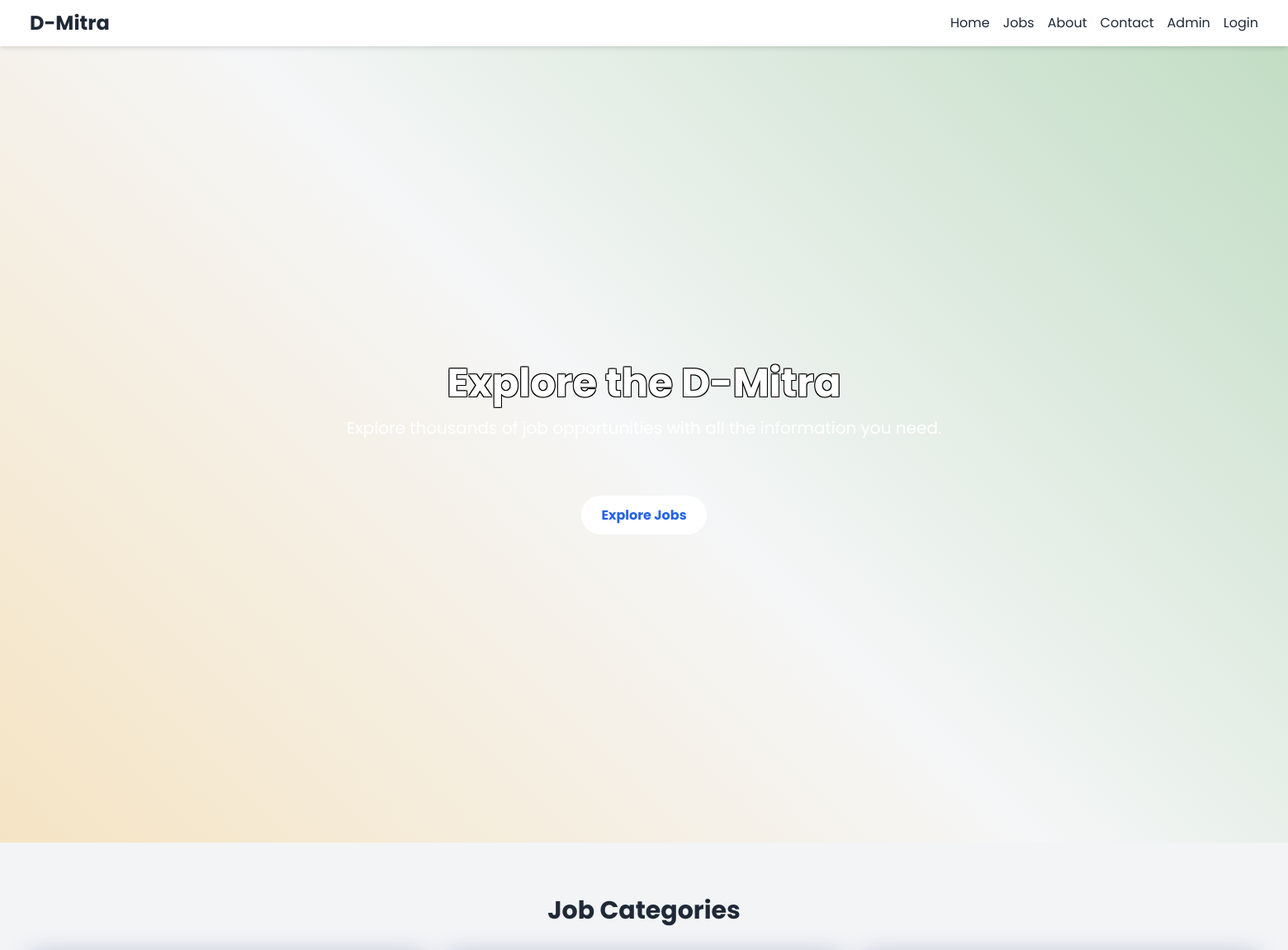
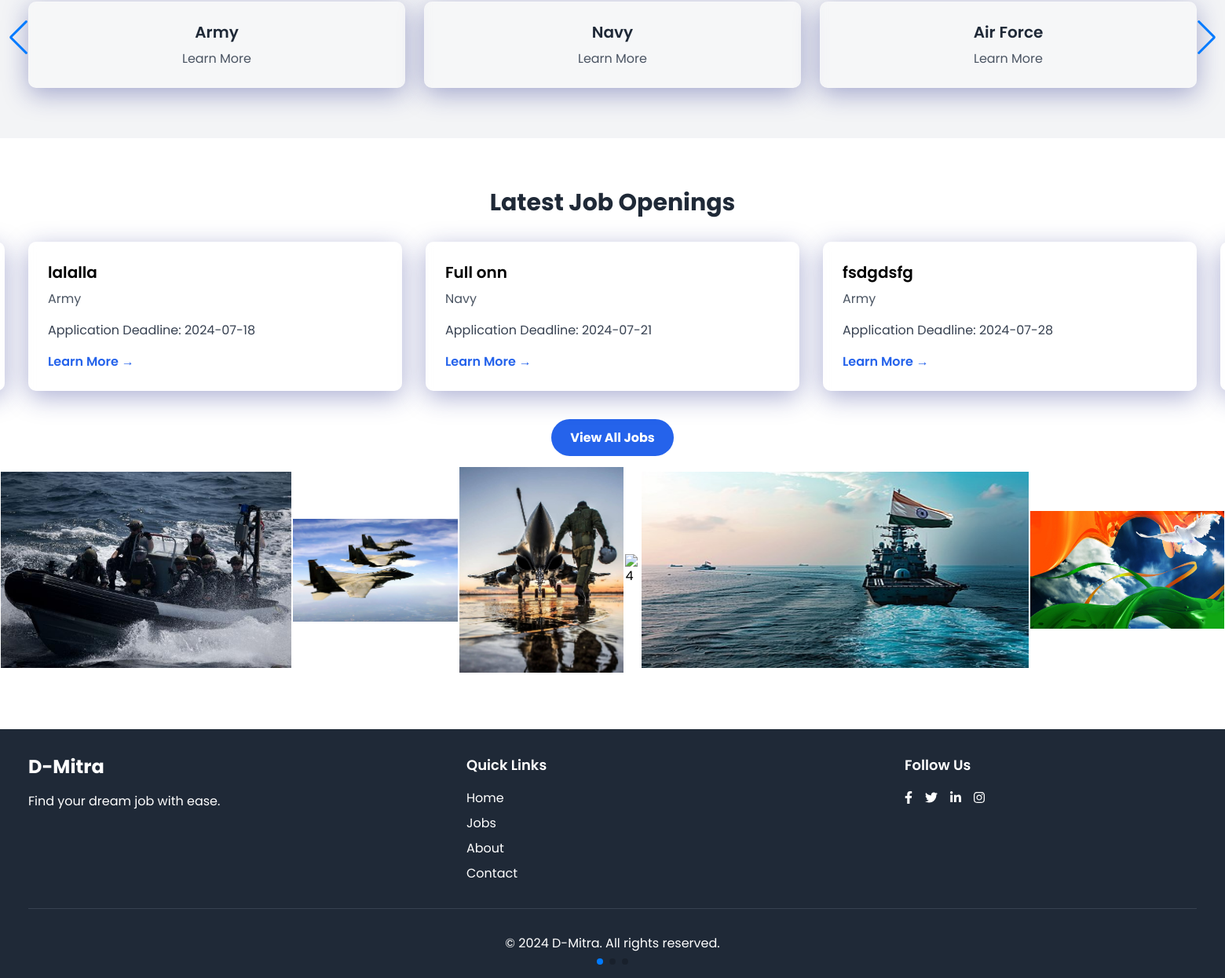
The page / on the database its author committed (2 pictures, top to bottom).
### tables this page shows
CREATE TABLE `categories` (
  `id` int(11) NOT NULL,
  `name` varchar(255) NOT NULL
);

CREATE TABLE `jobs` (
  `id` int(11) NOT NULL,
  `category_id` int(11) DEFAULT NULL,
  `title` varchar(255) NOT NULL,
  `application_fee` decimal(10,2) DEFAULT NULL,
  `start_date` date DEFAULT NULL,
  `end_date` date DEFAULT NULL,
  `min_age` int(11) DEFAULT NULL,
  `max_age` int(11) DEFAULT NULL,
  `male_height` decimal(5,2) DEFAULT NULL,
  `female_height` decimal(5,2) DEFAULT NULL,
  `chest_male` decimal(5,2) DEFAULT NULL,
  `weight` decimal(5,2) DEFAULT NULL,
  `qualification` text DEFAULT NULL,
  `apply_link` varchar(255) DEFAULT NULL,
  `official_website` varchar(255) DEFAULT NULL,
  `detailed_notification` text DEFAULT NULL,
  `study_material` text DEFAULT NULL,
  `youtube_links` text DEFAULT NULL,
  `created_at` timestamp NOT NULL DEFAULT current_timestamp()
);

### index.php (the view, shortened to what this page needs)
<?php
require_once 'config.php';
$stmt = $pdo->query("SELECT j.*, c.name as category_name FROM jobs j JOIN categories c ON j.category_id = c.id ORDER BY j.created_at DESC LIMIT 6");
$latest_jobs = $stmt->fetchAll();
$stmt = $pdo->query("SELECT * FROM categories");
$categories = $stmt->fetchAll();
?>
<!DOCTYPE html>
<html lang="en">
<head>
    <script src="https://cdn.tailwindcss.com"></script>
    <link rel="stylesheet" href="https://cdnjs.cloudflare.com/ajax/libs/animate.css/4.1.1/animate.min.css"/>
    <link rel="stylesheet" href="https://cdn.jsdelivr.net/npm/swiper@8/swiper-bundle.min.css"/>
</head>
<body class="bg-gray-100">
    <?php include 'header.php' ?>
    <main>
        <section class="hero-pattern text-white py-96 relative">
            <video autoplay loop muted class="absolute inset-0 w-full h-full object-cover">
                <source src="xxx.mp4" type="video/mp4">
            </video>
            <div class="container mx-auto px-6 text-center hero-content">
                <h1 class="text-5xl text-white font-bold mb-4 animate__animated animate__fadeInDown">Explore the D-Mitra</h1>
                <p class="text-xl text-white mb-8 animate__animated animate__fadeInUp animate__delay-1s">Explore thousands of job opportunities with all the information you need.</p>
                <br> <br> <a href="user_view_jobs.php" class="bg-white text-blue-600 font-bold py-3 px-6 rounded-full hover:bg-blue-100 transition duration-300 transform hover:scale-105 animate__animated animate__fadeInUp animate__delay-2s">
                    Explore Jobs
                </a>
            </div>
        </section>
        <section class="py-16 bg-gray-100">
            <div class="container mx-auto px-6">
                <h2 class="text-3xl font-bold text-center text-gray-800 mb-8 animate__animated animate__fadeInDown">Job Categories</h2>
                <div class="grid grid-cols-1 md:grid-cols-3 lg:grid-cols-3 gap-6">
                    <?php foreach ($categories as $index => $category): ?>
                        <a href="category_info.php?id=<?php echo $category['id']; ?>"
                           class="glass-effect p-6 text-center transition duration-300 transform hover:-translate-y-1 group animate__animated animate__fadeInUp"
                           style="animation-delay: <?php echo $index * 0.1; ?>s">
                            <h3 class="text-xl font-semibold text-gray-800 group-hover:text-blue-600 transition duration-300">
                                <?php echo htmlspecialchars($category['name']); ?>
                            </h3>
                            <p class="mt-2 text-gray-600 group-hover:text-blue-500 transition duration-300">Learn More</p>
                        </a>
                    <?php endforeach; ?>
                </div>
            </div>
        </section>
        <section class="py-16 bg-white">
            <div class="container mx-auto px-6">
                <h2 class="text-3xl font-bold text-center text-gray-800 mb-8 animate__animated animate__fadeInDown">Latest Job Openings</h2>
                <div class="swiper-container">
                    <div class="swiper-wrapper">
                        <?php foreach ($latest_jobs as $job): ?>
                            <div class="swiper-slide">
                                <div class="glass-effect p-6 h-full">
                                    <h3 class="text-xl font-semibold mb-2"><?php echo htmlspecialchars($job['title']); ?></h3>
                                    <p class="text-gray-600 mb-4"><?php echo htmlspecialchars($job['category_name']); ?></p>
                                    <p class="text-gray-700 mb-4">Application Deadline: <?php echo htmlspecialchars($job['end_date']); ?></p>
                                    <a href="job_details.php?id=<?php echo $job['id']; ?>" class="text-blue-600 hover:text-blue-800 font-semibold">Learn More &rarr;</a>
                                </div>
                            </div>
                        <?php endforeach; ?>
                    </div>
                    <div class="swiper-pagination"></div>
                    <div class="swiper-button-next"></div>
                    <div class="swiper-button-prev"></div>
                </div>
                <div class="text-center mt-12">
                    <a href="user_view_jobs.php" class="bg-blue-600 text-white font-bold py-3 px-6 rounded-full hover:bg-blue-700 transition duration-300 transform hover:scale-105 animate__animated animate__fadeInUp">
                        View All Jobs
                    </a>
                </div>
            </div>
            <div class="images">
            &nbsp;&nbsp;&nbsp;&nbsp;&nbsp;<table>
                <tr>
                    <td><img id="img1" src="01.jpg" alt="1"></td>
                    <td><img id="img2" src="02.jpg" alt="2"></td>
                    <td><img id="img3" src="03.jpg" alt="3"></td>
                    <td><img id="img4" src="04.jpg" alt="4"></td>
                    <td><img id="img5" src="06.jpg" alt="5"></td>
                    <td><img id="img6" src="bgimg.jpg" alt="6"></td>
                </tr>
            </table>
             </div>
        </section>
    </main>
    <?php include 'footer.php' ?>
</body>
</html>

### header.php (shortened to what this page needs)
<header x-data="{ mobileMenuOpen: false }" class=" bg-white shadow-md">
        <nav class="container mx-auto px-6 py-3">
            <div class="flex justify-between items-center">
            <a href="index.php"><div class="text-2xl font-bold text-gray-800">D-Mitra</div></a>
                <div class="hidden md:flex space-x-4">
                    <a href="index.php" class="text-gray-800 hover:text-blue-600 transition duration-300">Home</a>
                    <a href="user_view_jobs.php" class="text-gray-800 hover:text-blue-600 transition duration-300">Jobs</a>
                    <a href="about.php" class="text-gray-800 hover:text-blue-600 transition duration-300">About</a>
                    <a href="contact.php" class="text-gray-800 hover:text-blue-600 transition duration-300">Contact</a>
                    <a href="admin_dashboard.php" class="text-gray-800 hover:text-blue-600 transition duration-300">Admin</a>
                    <a href="login.php" class="text-gray-800 hover:text-blue-600 transition duration-300">Login</a>
                </div>
            </div>
        </nav>
    </header>

### footer.php
<footer class="bg-gray-800 text-white py-8">
        <div class="container mx-auto px-6">
            <div class="flex flex-wrap justify-between">
                <div class="w-full md:w-1/4 mb-6 md:mb-0">
                <a href="index.php"><h3 class="text-2xl font-bold mb-4">D-Mitra</h3></a>
                    <p>Find your dream job with ease.</p>
                </div>
                <div class="w-full md:w-1/4 mb-6 md:mb-0">
                    <h4 class="text-lg font-semibold mb-4">Quick Links</h4>
                    <ul class="space-y-2">
                        <li><a href="index.php" class="hover:text-blue-400 transition duration-300">Home</a></li>
                        <li><a href="user_view_jobs.php" class="hover:text-blue-400 transition duration-300">Jobs</a></li>
                        <li><a href="about.php" class="hover:text-blue-400 transition duration-300">About</a></li>
                        <li><a href="contact.php" class="hover:text-blue-400 transition duration-300">Contact</a></li>
                    </ul>
                </div>
                <div class="w-full md:w-1/4 mb-6 md:mb-0">
                    <h4 class="text-lg font-semibold mb-4">Follow Us</h4>
                    <div class="flex space-x-4">
                        <a href="#" class="hover:text-blue-400 transition duration-300"><i class="fab fa-facebook-f"></i></a>
                        <a href="#" class="hover:text-blue-400 transition duration-300"><i class="fab fa-twitter"></i></a>
                        <a href="#" class="hover:text-blue-400 transition duration-300"><i class="fab fa-linkedin-in"></i></a>
                        <a href="#" class="hover:text-blue-400 transition duration-300"><i class="fab fa-instagram"></i></a>
                    </div>
                </div>
            </div>
            <div class="border-t border-gray-700 mt-8 pt-8 text-center">
                <p>&copy; 2024 D-Mitra. All rights reserved.</p>
            </div>
        </div>
    </footer>

### index.php (style rules this page uses)
.images { display: inline-block; overflow: hidden; }
.images img { transition: transform 0.3s ease-in-out; }
#img1 { width: 1500px; height: 250px; }
#img5 { height: 250px; width: 2000px; }
#img6 { height: 150px; width: 1000px; }
.images { left: 5%; }
body { font-family: 'Poppins', sans-serif; }
.hero-pattern { position: relative; overflow: hidden; }
.hero-pattern::before { content: ""; position: absolute; top: 0; left: 0; width: 100%; height: 100%; background: linear-gradient(45deg, rgba(255,165,0,0.2), rgba(255,255,255,0.2), rgba(0,128,0,0.2)); z-index: 1; }
.hero-content { position: relative; z-index: 2; }
.glass-effect { background: rgba(255, 255, 255, 0.25); box-shadow: 0 8px 32px 0 rgba(31, 38, 135, 0.37); backdrop-filter: blur(4px); -webkit-backdrop-filter: blur(4px); border-radius: 10px; border: 1px solid rgba(255, 255, 255, 0.18); }
h1 { color: white; text-shadow: -1px -1px 0 #000, 1px -1px 0 #000, -1px 1px 0 #000, 1px 1px 0 #000; }

### rows shown on the page
categories: name "Army"
categories: name "Navy"
categories: name "Air Force"
jobs: title "lalalla", category.name "Army", end_date "2024-07-18"
jobs: title "Full onn", category.name "Navy", end_date "2024-07-21"
jobs: title "fsdgdsfg", category.name "Army", end_date "2024-07-28"
